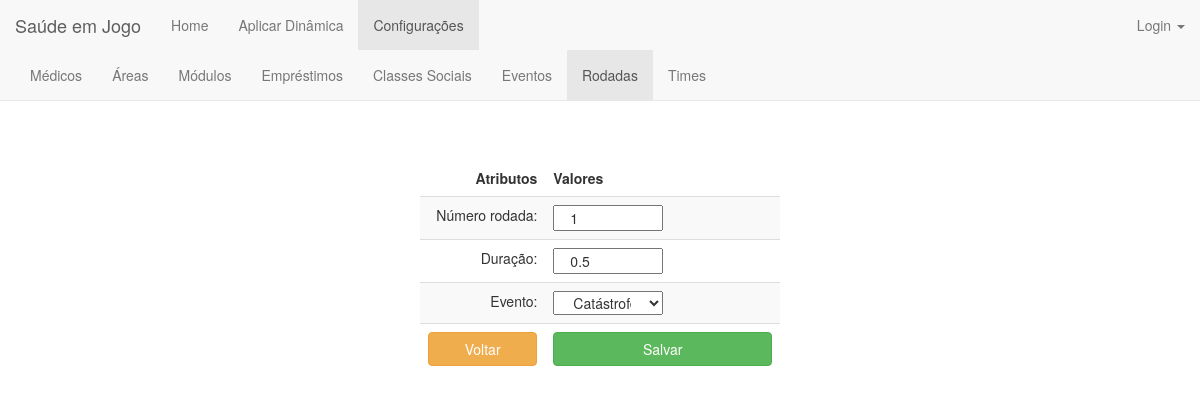
The app's page /rodada/edit/1/, older data.
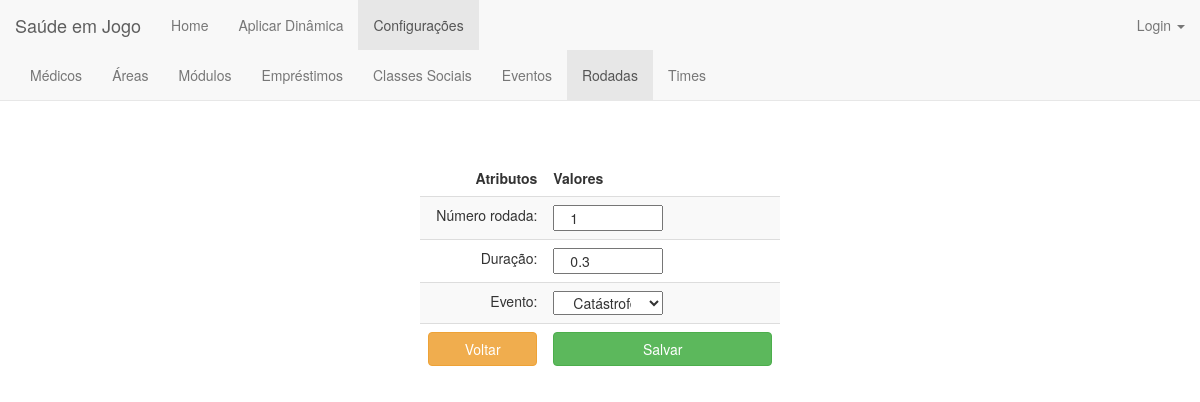
The same page, newer data.
### jogo/models.py (models this page shows)
class Rodada(models.Model):
    verbose_name = 'rodada'
    verbose_name_plural = 'rodadas'
    numeroRodada = models.IntegerField(validators=[MinValueValidator(1)])
    duracao = models.FloatField(validators=[MinValueValidator(0)])
    evento = models.ForeignKey(Evento, on_delete=models.CASCADE, default=1)

### jogo/views.py (the view)
# urls.py: url(r'^rodada/edit/(?P<id>\d+)/$', views.rodada_edit, name='rodada_edit'),
def rodada_edit(request, id):
    rodada = get_object_or_404(Rodada,pk=id)
    form = Rodada_Form(instance=rodada)
    if request.method == 'POST':
        form = Rodada_Form(request.POST, instance=rodada)
        if form.is_valid():
            form.save()
            return HttpResponseRedirect('/rodada')
    return render(request, 'rodada/rodada_edit.html', {'form':form})

### jogo/models.py (called while the page is built)
    def __str__(self):
        return self.nome

### jogo/templates/rodada/rodada_edit.html (shortened to what this page needs)
{% extends 'jogo/base_configuracoes.html' %}
{% block rodada %}class="active"{% endblock %}
{% block body %}
    <center><h1>Editar Rodada</h1></center><br>
<form action="." method="POST">{% csrf_token %}
    <div style="width: 30%; position: absolute; top:20%; bottom: 0; left: 0; right: 0; margin: 0 auto;">
        <table class="table table-striped" align="center">
            <thead>
            <tr>
                <td align="right"><b>Atributos</b></td>
                <td align="left"><b>Valores</b></td>
            </tr>
            </thead>
            <tbody>
            <tr>
                <td align="right">Número rodada:</td>
                <td align="left">{{form.numeroRodada}}</td>
            </tr>
            <tr>
                <td align="right">Duração:</td>
                <td align="left">{{form.duracao}}</td>
            </tr>
             <tr>
                <td align="right">Evento:</td>
                <td align="left">{{form.evento}}</td>
            </tr>
            <tr>
                <td align="right"><a  style="text-decoration:none;" href="{% url 'jogo:rodada_index' %}"><button type="button" class="btn btn-warning btn-block" >Voltar</button></a></td>
                <td align="left"><button type="submit" class="btn btn-success btn-block" >Salvar</button></td>
            </tr>
            </tbody>
        </table>
    </div>
</form>
{% endblock body %}

Row changes from the older to the newer data that the page shows:
changed Rodada "Catástrofe": duracao "0.5" → "0.3"
